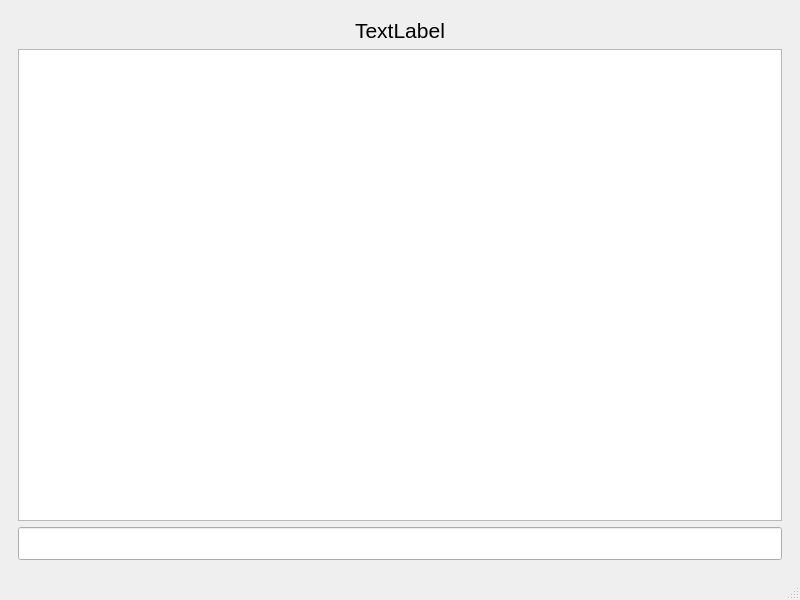
<?xml version="1.0" encoding="UTF-8"?>
<ui version="4.0">
 <class>MainWindow</class>
 <widget class="QMainWindow" name="MainWindow">
  <property name="geometry">
   <rect>
    <x>0</x>
    <y>0</y>
    <width>800</width>
    <height>600</height>
   </rect>
  </property>
  <property name="windowTitle">
   <string>MainWindow</string>
  </property>
  <widget class="QWidget" name="centralwidget">
   <layout class="QGridLayout" name="gridLayout">
    <item row="0" column="0">
     <widget class="QStackedWidget" name="stackedWidget">
      <widget class="QWidget" name="encodePage">
       <layout class="QGridLayout" name="gridLayout_2">
        <item row="0" column="0">
         <layout class="QVBoxLayout" name="encodeVBox">
          <item>
           <widget class="QLabel" name="processLabel">
            <property name="sizePolicy">
             <sizepolicy hsizetype="Preferred" vsizetype="Maximum">
              <horstretch>0</horstretch>
              <verstretch>0</verstretch>
             </sizepolicy>
            </property>
            <property name="font">
             <font>
              <pointsize>16</pointsize>
             </font>
            </property>
            <property name="text">
             <string>TextLabel</string>
            </property>
            <property name="alignment">
             <set>Qt::AlignmentFlag::AlignCenter</set>
            </property>
           </widget>
          </item>
          <item>
           <widget class="QTextBrowser" name="textBrowser">
            <property name="html">
             <string>&lt;!DOCTYPE HTML PUBLIC &quot;-//W3C//DTD HTML 4.0//EN&quot; &quot;http://www.w3.org/TR/REC-html40/strict.dtd&quot;&gt;
&lt;html&gt;&lt;head&gt;&lt;meta name=&quot;qrichtext&quot; content=&quot;1&quot; /&gt;&lt;meta charset=&quot;utf-8&quot; /&gt;&lt;style type=&quot;text/css&quot;&gt;
p, li { white-space: pre-wrap; }
hr { height: 1px; border-width: 0; }
li.unchecked::marker { content: &quot;\2610&quot;; }
li.checked::marker { content: &quot;\2612&quot;; }
&lt;/style&gt;&lt;/head&gt;&lt;body style=&quot; font-family:'Sans Serif'; font-size:9pt; font-weight:400; font-style:normal;&quot;&gt;
&lt;p style=&quot;-qt-paragraph-type:empty; margin-top:0px; margin-bottom:0px; margin-left:0px; margin-right:0px; -qt-block-indent:0; text-indent:0px;&quot;&gt;&lt;br /&gt;&lt;/p&gt;&lt;/body&gt;&lt;/html&gt;</string>
            </property>
           </widget>
          </item>
          <item>
           <widget class="QLineEdit" name="inputBar">
            <property name="font">
             <font>
              <pointsize>16</pointsize>
             </font>
            </property>
            <property name="alignment">
             <set>Qt::AlignmentFlag::AlignCenter</set>
            </property>
           </widget>
          </item>
         </layout>
        </item>
       </layout>
      </widget>
      <widget class="QWidget" name="selectPage">
       <layout class="QGridLayout" name="gridLayout_3">
        <item row="0" column="0">
         <layout class="QGridLayout" name="selectGrid" rowstretch="0,1,1" columnstretch="1,1">
          <property name="sizeConstraint">
           <enum>QLayout::SizeConstraint::SetDefaultConstraint</enum>
          </property>
          <item row="1" column="1">
           <layout class="QVBoxLayout" name="selectDest">
            <property name="sizeConstraint">
             <enum>QLayout::SizeConstraint::SetDefaultConstraint</enum>
            </property>
            <item>
             <widget class="QLabel" name="selDestLab">
              <property name="sizePolicy">
               <sizepolicy hsizetype="Preferred" vsizetype="Preferred">
                <horstretch>0</horstretch>
                <verstretch>0</verstretch>
               </sizepolicy>
              </property>
              <property name="font">
               <font>
                <pointsize>16</pointsize>
               </font>
              </property>
              <property name="text">
               <string>拖放</string>
              </property>
              <property name="alignment">
               <set>Qt::AlignmentFlag::AlignCenter</set>
              </property>
             </widget>
            </item>
            <item>
             <widget class="QPushButton" name="selDestBut">
              <property name="font">
               <font>
                <pointsize>12</pointsize>
               </font>
              </property>
              <property name="text">
               <string>定指新表</string>
              </property>
             </widget>
            </item>
           </layout>
          </item>
          <item row="2" column="0">
           <layout class="QVBoxLayout" name="selectFont">
            <item>
             <widget class="QListView" name="fontListView"/>
            </item>
            <item>
             <layout class="QHBoxLayout" name="addRemoveFont">
              <item>
               <widget class="QPushButton" name="addFontBut">
                <property name="font">
                 <font>
                  <pointsize>12</pointsize>
                 </font>
                </property>
                <property name="text">
                 <string>添加字体</string>
                </property>
               </widget>
              </item>
              <item>
               <widget class="QPushButton" name="removeFontBut">
                <property name="font">
                 <font>
                  <pointsize>12</pointsize>
                 </font>
                </property>
                <property name="text">
                 <string>移除字体</string>
                </property>
               </widget>
              </item>
             </layout>
            </item>
           </layout>
          </item>
          <item row="1" column="0">
           <layout class="QVBoxLayout" name="selectSource">
            <item>
             <widget class="QLabel" name="selSrcLab">
              <property name="font">
               <font>
                <pointsize>16</pointsize>
               </font>
              </property>
              <property name="text">
               <string>拖放</string>
              </property>
              <property name="alignment">
               <set>Qt::AlignmentFlag::AlignCenter</set>
              </property>
             </widget>
            </item>
            <item>
             <widget class="QPushButton" name="selSrcBut">
              <property name="font">
               <font>
                <pointsize>12</pointsize>
               </font>
              </property>
              <property name="text">
               <string>定指原表</string>
              </property>
             </widget>
            </item>
           </layout>
          </item>
          <item row="2" column="1">
           <layout class="QVBoxLayout" name="selSettings" stretch="0,0">
            <property name="leftMargin">
             <number>16</number>
            </property>
            <property name="topMargin">
             <number>16</number>
            </property>
            <property name="rightMargin">
             <number>16</number>
            </property>
            <property name="bottomMargin">
             <number>16</number>
            </property>
            <item>
             <widget class="QCheckBox" name="banDuplicateCB">
              <property name="font">
               <font>
                <pointsize>12</pointsize>
               </font>
              </property>
              <property name="layoutDirection">
               <enum>Qt::LayoutDirection::LeftToRight</enum>
              </property>
              <property name="text">
               <string>禁止重码</string>
              </property>
              <property name="checkable">
               <bool>true</bool>
              </property>
              <property name="checked">
               <bool>false</bool>
              </property>
             </widget>
            </item>
            <item>
             <layout class="QHBoxLayout" name="horizontalLayout">
              <item>
               <widget class="QCheckBox" name="maxCodeLenCB">
                <property name="font">
                 <font>
                  <pointsize>12</pointsize>
                 </font>
                </property>
                <property name="text">
                 <string>编码长度限制</string>
                </property>
               </widget>
              </item>
              <item>
               <widget class="QLineEdit" name="maxCodeLenLE">
                <property name="enabled">
                 <bool>false</bool>
                </property>
               </widget>
              </item>
             </layout>
            </item>
           </layout>
          </item>
         </layout>
        </item>
        <item row="1" column="0">
         <widget class="QPushButton" name="finishSelBut">
          <property name="font">
           <font>
            <pointsize>12</pointsize>
           </font>
          </property>
          <property name="text">
           <string>完成</string>
          </property>
         </widget>
        </item>
       </layout>
      </widget>
     </widget>
    </item>
   </layout>
  </widget>
  <widget class="QMenuBar" name="menubar">
   <property name="geometry">
    <rect>
     <x>0</x>
     <y>0</y>
     <width>800</width>
     <height>22</height>
    </rect>
   </property>
  </widget>
  <widget class="QStatusBar" name="statusbar"/>
 </widget>
 <resources/>
 <connections/>
</ui>
